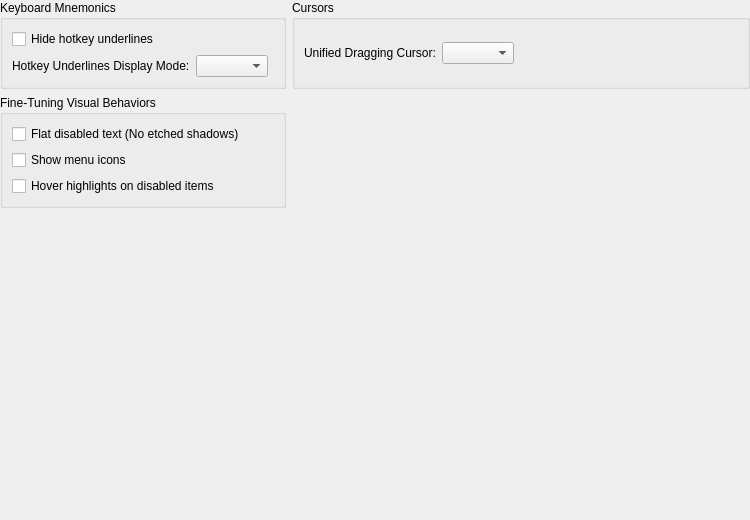
<?xml version="1.0" encoding="UTF-8"?>
<ui version="4.0">
 <class>LC_SettingsPageMetricsBehavior</class>
 <widget class="QWidget" name="LC_SettingsPageMetricsBehavior">
  <property name="geometry">
   <rect>
    <x>0</x>
    <y>0</y>
    <width>750</width>
    <height>520</height>
   </rect>
  </property>
  <layout class="QGridLayout" name="gridLayout_main">
   <property name="leftMargin">
    <number>0</number>
   </property>
   <property name="topMargin">
    <number>0</number>
   </property>
   <property name="rightMargin">
    <number>0</number>
   </property>
   <property name="bottomMargin">
    <number>0</number>
   </property>
   <item row="3" column="0">
    <spacer name="verticalSpacer">
     <property name="orientation">
      <enum>Qt::Orientation::Vertical</enum>
     </property>
     <property name="sizeHint" stdset="0">
      <size>
       <width>20</width>
       <height>0</height>
      </size>
     </property>
    </spacer>
   </item>
   <item row="2" column="0">
    <widget class="QGroupBox" name="gbBehaviors">
     <property name="title">
      <string>Fine-Tuning Visual Behaviors</string>
     </property>
     <layout class="QGridLayout" name="gridLayout_behaviors">
      <item row="0" column="0">
       <widget class="QCheckBox" name="chkFlatDisabledText">
        <property name="toolTip">
         <string>Disables default legacy 3D engraved shadows behind disabled elements.</string>
        </property>
        <property name="text">
         <string>Flat disabled text (No etched shadows)</string>
        </property>
       </widget>
      </item>
      <item row="1" column="0">
       <widget class="QCheckBox" name="chkMenuIcons">
        <property name="toolTip">
         <string>Toggle visibility of icons inside standard dropdown menus.</string>
        </property>
        <property name="text">
         <string>Show menu icons</string>
        </property>
       </widget>
      </item>
      <item row="2" column="0">
       <widget class="QCheckBox" name="chkMenuDisabledActive">
        <property name="toolTip">
         <string>Toggle whether highlight hover remains active when hovering disabled menu items.</string>
        </property>
        <property name="text">
         <string>Hover highlights on disabled items</string>
        </property>
       </widget>
      </item>
     </layout>
    </widget>
   </item>
   <item row="0" column="0">
    <widget class="QGroupBox" name="gbShortcutMetrics">
     <property name="title">
      <string>Keyboard Mnemonics</string>
     </property>
     <layout class="QGridLayout" name="gridLayout_shortcutMetrics">
      <item row="0" column="0" colspan="3">
       <widget class="QCheckBox" name="chkHideShortcuts">
        <property name="toolTip">
         <string>Prevents visual clutter by hiding shortcut underlines unless the Alt key is held or tapped.</string>
        </property>
        <property name="text">
         <string>Hide hotkey underlines</string>
        </property>
       </widget>
      </item>
      <item row="1" column="1">
       <widget class="QComboBox" name="cbMnemonicUnderlineMode">
        <property name="toolTip">
         <string>Choose between holding ALT key or tapping ALT key to toggle underlines.</string>
        </property>
        <property name="sizeAdjustPolicy">
         <enum>QComboBox::SizeAdjustPolicy::AdjustToContents</enum>
        </property>
       </widget>
      </item>
      <item row="1" column="0">
       <widget class="QLabel" name="lblMnemonicUnderlineMode">
        <property name="toolTip">
         <string>Choose how menu shortcut underlines respond to the ALT key.</string>
        </property>
        <property name="text">
         <string>Hotkey Underlines Display Mode:</string>
        </property>
       </widget>
      </item>
     </layout>
    </widget>
   </item>
   <item row="2" column="1">
    <spacer name="shortcutSpacer">
     <property name="orientation">
      <enum>Qt::Orientation::Horizontal</enum>
     </property>
     <property name="sizeHint" stdset="0">
      <size>
       <width>0</width>
       <height>0</height>
      </size>
     </property>
    </spacer>
   </item>
   <item row="0" column="1">
    <widget class="QGroupBox" name="gbCursors">
     <property name="title">
      <string>Cursors</string>
     </property>
     <layout class="QGridLayout" name="gridLayout_cursors">
      <item row="0" column="1">
       <widget class="QComboBox" name="cbDragCursorStyle">
        <property name="toolTip">
         <string>Choose between standard arrow, open hand, or 4-way move arrows.</string>
        </property>
        <property name="sizeAdjustPolicy">
         <enum>QComboBox::SizeAdjustPolicy::AdjustToContents</enum>
        </property>
       </widget>
      </item>
      <item row="0" column="0">
       <widget class="QLabel" name="lblDragCursorStyle">
        <property name="toolTip">
         <string>Select unified cursor shape displayed when hovering over draggable UI handles (splitters, toolbar grips, and dock titlebars).</string>
        </property>
        <property name="text">
         <string>Unified Dragging Cursor:</string>
        </property>
       </widget>
      </item>
      <item row="0" column="2">
       <spacer name="cursorSpacer">
        <property name="orientation">
         <enum>Qt::Orientation::Horizontal</enum>
        </property>
        <property name="sizeHint" stdset="0">
         <size>
          <width>40</width>
          <height>20</height>
         </size>
        </property>
       </spacer>
      </item>
     </layout>
    </widget>
   </item>
  </layout>
 </widget>
 <resources/>
 <connections/>
</ui>
